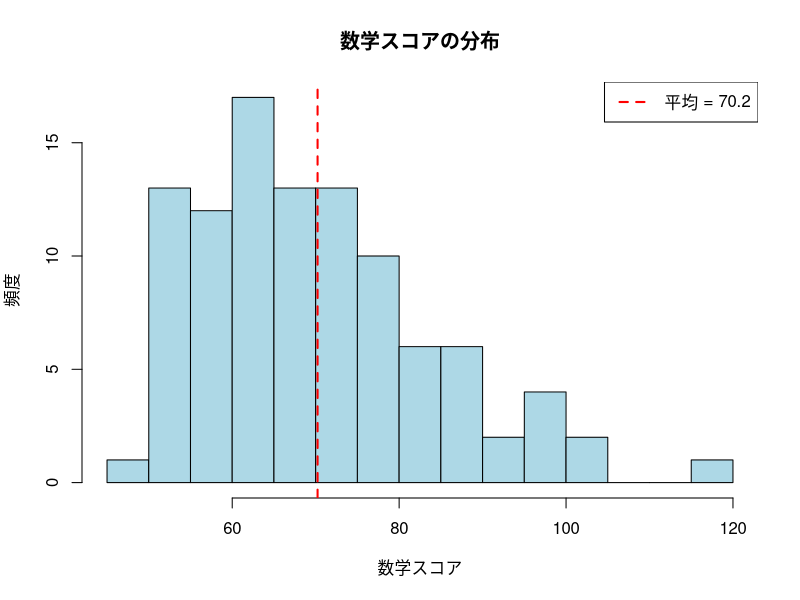
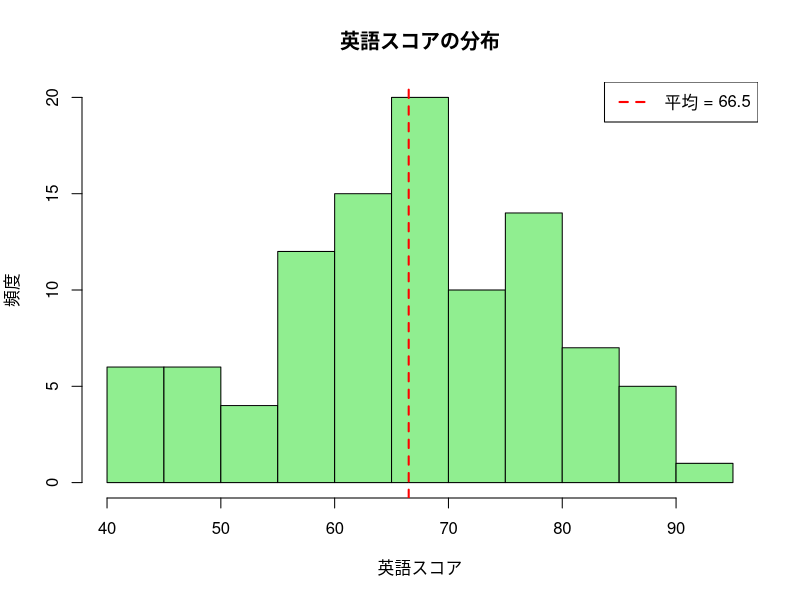
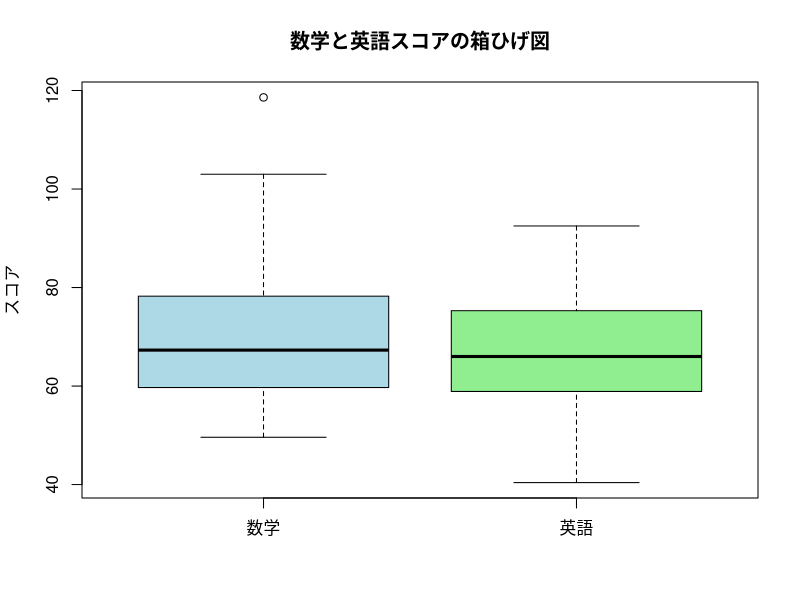
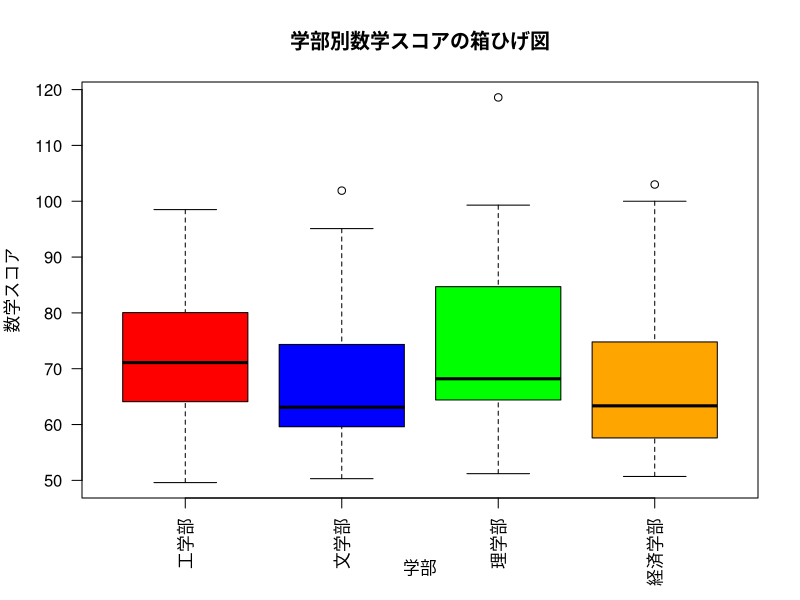
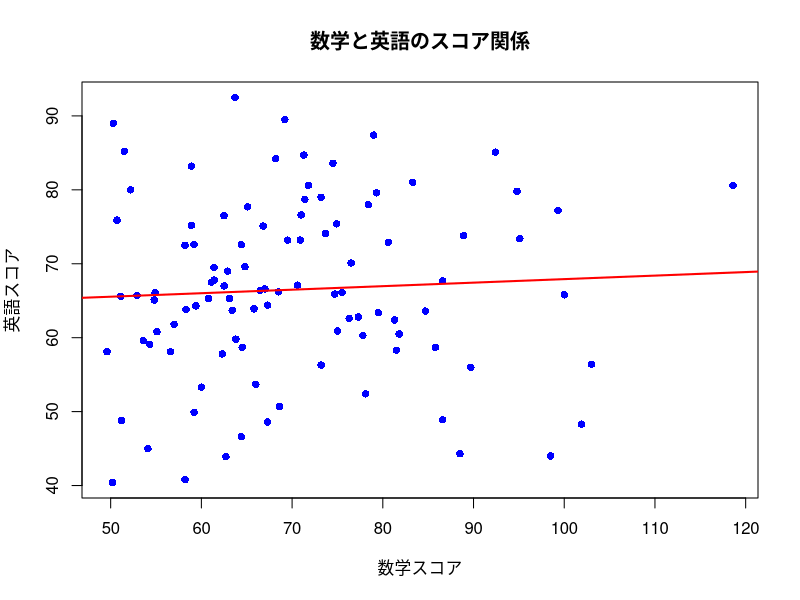
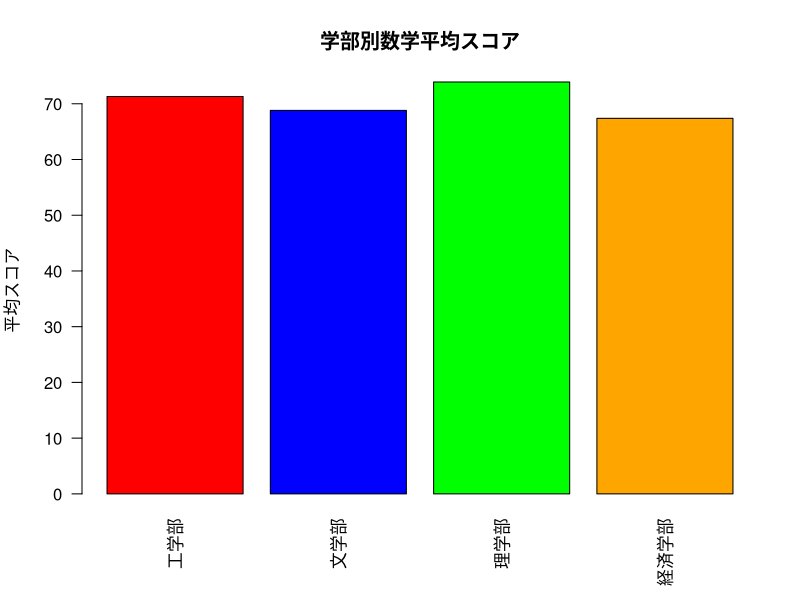
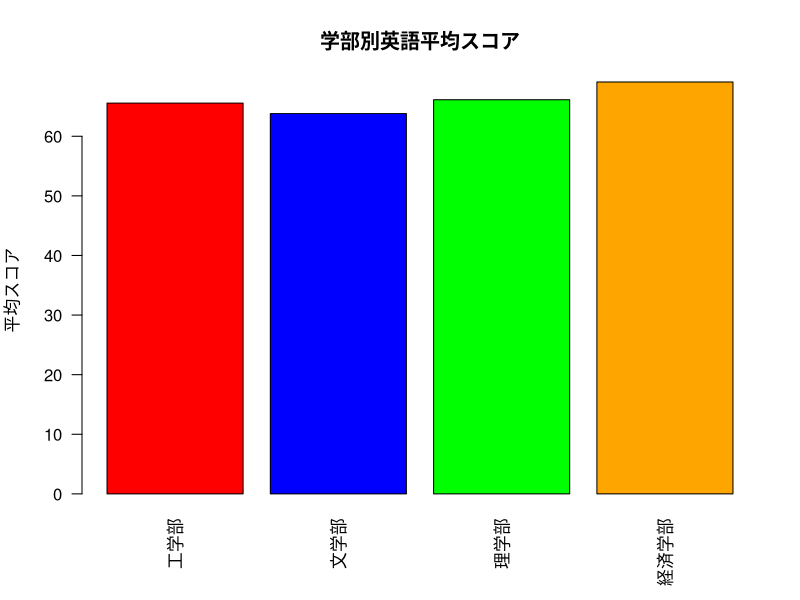
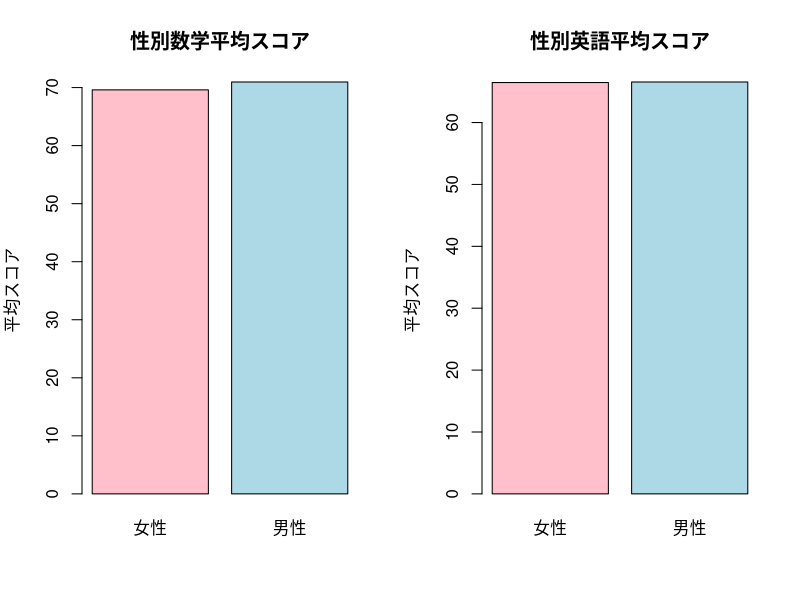

These charts were generated, in order, by the following R code:
# =====================================
# R基礎演習 - 大学2年生向け
# RStudio Cloud対応版
# =====================================

# 図の日本語表示用
#par(family = "Meiryo") #Windows
#par(family= "HiraKakuProN-W3") #Mac

# 1. 基本的な操作とコンソールの使い方
# =====================================

# Rをコンソールとして使う
print("Rの基礎演習を開始します！")

# 変数への代入
x <- 10
y <- 5
name <- "統計学"

# 変数の表示
x
y
name

# 2. 四則演算
# =====================================

# 基本的な計算
addition <- 10 + 5        # 足し算
subtraction <- 10 - 5     # 引き算
multiplication <- 10 * 5  # 掛け算
division <- 10 / 5        # 割り算
power <- 10^2             # べき乗
remainder <- 10 %% 3      # 余り

# 結果の表示
print(paste("足し算:", addition))
print(paste("引き算:", subtraction))
print(paste("掛け算:", multiplication))
print(paste("割り算:", division))
print(paste("べき乗:", power))
print(paste("余り:", remainder))

# 3. ダミーデータの作成について
# =====================================

# 注意: student_data.csvはすでにリポジトリに含まれています
# 以下のコードは参考として残していますが、実行は不要です

# 乱数シードを設定（結果を再現可能にするため）
# set.seed(123)

# 学生データを作成
# n_students <- 100

# student_data <- data.frame(
#   student_id = 1:n_students,
#   age = sample(18:25, n_students, replace = TRUE),
#   gender = sample(c("男性", "女性"), n_students, replace = TRUE),
#   major = sample(c("経済学部", "工学部", "文学部", "理学部"), n_students, replace = TRUE),
#   math_score = round(rnorm(n_students, mean = 70, sd = 15), 1),
#   english_score = round(rnorm(n_students, mean = 65, sd = 12), 1),
#   study_hours = round(runif(n_students, min = 0, max = 8), 1)
# )

# データの確認
# head(student_data)
# str(student_data)

# CSVファイルとして保存
# write.csv(student_data, "student_data.csv", row.names = FALSE, fileEncoding = "UTF-8")

print("student_data.csvファイルを使用します（すでに用意されています）")

# 4. CSVファイルの読み込み
# =====================================

# CSVファイルを読み込み
data <- read.csv("student_data.csv", fileEncoding = "UTF-8")

# データの基本情報を確認
print("=== データの基本情報 ===")
print(dim(data))  # 行数と列数
print(summary(data))  # 基本統計量

# 5. 基本統計量の計算
# =====================================

print("=== 数学スコアの基本統計量 ===")

# 平均
math_mean <- mean(data$math_score)
print(paste("平均:", math_mean))

# 分散
math_var <- var(data$math_score)
print(paste("分散:", math_var))

# 標準偏差
math_sd <- sd(data$math_score)
print(paste("標準偏差:", math_sd))

# 中央値
math_median <- median(data$math_score)
print(paste("中央値:", math_median))

print("=== 英語スコアの基本統計量 ===")

# 英語スコアについても同様に計算
eng_mean <- mean(data$english_score)
eng_var <- var(data$english_score)
eng_sd <- sd(data$english_score)
eng_median <- median(data$english_score)

print(paste("平均:", eng_mean))
print(paste("分散:", eng_var))
print(paste("標準偏差:", eng_sd))
print(paste("中央値:", eng_median))

# 6. グラフの作成
# =====================================

# ヒストグラムの作成
print("=== ヒストグラムの作成 ===")

# 数学スコアのヒストグラム
hist(data$math_score,
     main = "数学スコアの分布",
     xlab = "数学スコア",
     ylab = "頻度",
     col = "lightblue",
     breaks = 15)

# 平均線を追加
abline(v = math_mean, col = "red", lwd = 2, lty = 2)
legend("topright", legend = paste("平均 =", round(math_mean, 1)), 
       col = "red", lty = 2, lwd = 2)

# 英語スコアのヒストグラム
hist(data$english_score,
     main = "英語スコアの分布",
     xlab = "英語スコア",
     ylab = "頻度",
     col = "lightgreen",
     breaks = 15)

# 平均線を追加
abline(v = eng_mean, col = "red", lwd = 2, lty = 2)
legend("topright", legend = paste("平均 =", round(eng_mean, 1)), 
       col = "red", lty = 2, lwd = 2)

# 箱ひげ図の作成
print("=== 箱ひげ図の作成 ===")

# 数学と英語スコアの箱ひげ図を並べて表示
boxplot(data$math_score, data$english_score,
        names = c("数学", "英語"),
        main = "数学と英語スコアの箱ひげ図",
        ylab = "スコア",
        col = c("lightblue", "lightgreen"))

# 学部別数学スコアの箱ひげ図
boxplot(math_score ~ major, data = data,
        main = "学部別数学スコアの箱ひげ図",
        xlab = "学部",
        ylab = "数学スコア",
        col = c("red", "blue", "green", "orange"),
        las = 2)

# 散布図の作成
print("=== 散布図の作成 ===")
plot(data$math_score, data$english_score,
     main = "数学と英語のスコア関係",
     xlab = "数学スコア",
     ylab = "英語スコア",
     col = "blue",
     pch = 16)

# 回帰直線を追加
abline(lm(english_score ~ math_score, data = data), col = "red", lwd = 2)

# 7. グループごとの棒グラフ
# =====================================

print("=== グループ別分析 ===")

# 学部別の平均スコア計算
major_math_mean <- aggregate(math_score ~ major, data = data, FUN = mean)
major_eng_mean <- aggregate(english_score ~ major, data = data, FUN = mean)

print("学部別数学平均スコア:")
print(major_math_mean)

print("学部別英語平均スコア:")
print(major_eng_mean)

# 学部別数学スコア棒グラフ
barplot(major_math_mean$math_score,
        names.arg = major_math_mean$major,
        main = "学部別数学平均スコア",
        ylab = "平均スコア",
        col = c("red", "blue", "green", "orange"),
        las = 2)  # x軸ラベルを縦にする

# 学部別英語スコア棒グラフ
barplot(major_eng_mean$english_score,
        names.arg = major_eng_mean$major,
        main = "学部別英語平均スコア",
        ylab = "平均スコア",
        col = c("red", "blue", "green", "orange"),
        las = 2)

# 性別による比較
gender_math_mean <- aggregate(math_score ~ gender, data = data, FUN = mean)
gender_eng_mean <- aggregate(english_score ~ gender, data = data, FUN = mean)

print("性別数学平均スコア:")
print(gender_math_mean)

print("性別英語平均スコア:")
print(gender_eng_mean)

# 性別比較の棒グラフ
par(mfrow = c(1, 2))  # 1行2列のレイアウト

barplot(gender_math_mean$math_score,
        names.arg = gender_math_mean$gender,
        main = "性別数学平均スコア",
        ylab = "平均スコア",
        col = c("pink", "lightblue"))

barplot(gender_eng_mean$english_score,
        names.arg = gender_eng_mean$gender,
        main = "性別英語平均スコア",
        ylab = "平均スコア",
        col = c("pink", "lightblue"))

par(mfrow = c(1, 1))  # レイアウトをリセット

# 8. 相関係数の計算
# =====================================

print("=== 相関分析 ===")

# 数学と英語スコアの相関係数
correlation_math_eng <- cor(data$math_score, data$english_score)
print(paste("数学と英語スコアの相関係数:", correlation_math_eng))

# 勉強時間と各スコアの相関
correlation_study_math <- cor(data$study_hours, data$math_score)
correlation_study_eng <- cor(data$study_hours, data$english_score)

print(paste("勉強時間と数学スコアの相関係数:", correlation_study_math))
print(paste("勉強時間と英語スコアの相関係数:", correlation_study_eng))

# 相関行列の作成
numeric_data <- data[, c("math_score", "english_score", "study_hours", "age")]
correlation_matrix <- cor(numeric_data)

print("相関行列:")
print(round(correlation_matrix, 3))

# 相関の強さを判定する関数
interpret_correlation <- function(r) {
  abs_r <- abs(r)
  if (abs_r >= 0.7) {
    return("強い相関")
  } else if (abs_r >= 0.4) {
    return("中程度の相関")
  } else if (abs_r >= 0.2) {
    return("弱い相関")
  } else {
    return("ほとんど相関なし")
  }
}

print(paste("数学と英語の相関の強さ:", interpret_correlation(correlation_math_eng)))

# 9. 追加の分析練習
# =====================================

print("=== 追加分析 ===")

# 条件付き統計
high_performers <- data[data$math_score >= 80, ]
print(paste("数学80点以上の学生数:", nrow(high_performers)))
print(paste("高得点者の英語平均スコア:", mean(high_performers$english_score)))

# クロス集計
major_gender_table <- table(data$major, data$gender)
print("学部別性別クロス集計:")
print(major_gender_table)

# 10. まとめとレポート
# =====================================

print("=== 分析結果まとめ ===")
print(paste("総学生数:", nrow(data)))
print(paste("数学平均点:", round(math_mean, 1), "点"))
print(paste("英語平均点:", round(eng_mean, 1), "点"))
print(paste("数学と英語の相関:", round(correlation_math_eng, 3)))
print(paste("最も数学平均の高い学部:", major_math_mean$major[which.max(major_math_mean$math_score)]))

print("演習完了！お疲れさまでした。")

# =====================================
# 練習問題（コメントアウト状態）
# 学生が自分で試すための課題
# =====================================

# 【練習問題1】
# 年齢別の平均スコアを計算してみましょう
# age_math_mean <- aggregate(math_score ~ age, data = data, FUN = mean)

# 【練習問題2】
# 勉強時間が4時間以上の学生だけを抽出してみましょう
# high_study_students <- data[data$study_hours >= 4, ]

# 【練習問題3】
# 数学と英語の合計点を新しい列として追加してみましょう
# data$total_score <- data$math_score + data$english_score

# 【練習問題4】
# 学部別の勉強時間の平均を計算してみましょう
# major_study_mean <- aggregate(study_hours ~ major, data = data, FUN = mean)